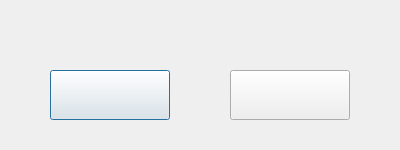
<?xml version="1.0" encoding="UTF-8"?>
<ui version="4.0">
 <class>Quitswitch</class>
 <widget class="QDialog" name="Quitswitch">
  <property name="geometry">
   <rect>
    <x>0</x>
    <y>0</y>
    <width>400</width>
    <height>150</height>
   </rect>
  </property>
  <property name="windowTitle">
   <string>Dialog</string>
  </property>
  <property name="windowIcon">
   <iconset resource="index.qrc">
    <normaloff>:/Logo/src/LOGO_QUITSWITCH.png</normaloff>:/Logo/src/LOGO_QUITSWITCH.png</iconset>
  </property>
  <widget class="QPushButton" name="pushButton_switchuser">
   <property name="geometry">
    <rect>
     <x>50</x>
     <y>70</y>
     <width>120</width>
     <height>50</height>
    </rect>
   </property>
   <property name="styleSheet">
    <string notr="true">QPushButton{border-image:url(:/Quitswitch/src/SWITCHUSER_W.png)}
QPushButton:hover{border-image:url(:/Quitswitch/src/SWITCHUSER_P.png) }
QPushButton:pressed{border-image: url(:/Quitswitch/src/SWITCHUSER_C.png)}</string>
   </property>
   <property name="text">
    <string/>
   </property>
  </widget>
  <widget class="QPushButton" name="pushButton_quit">
   <property name="geometry">
    <rect>
     <x>230</x>
     <y>70</y>
     <width>120</width>
     <height>50</height>
    </rect>
   </property>
   <property name="styleSheet">
    <string notr="true">QPushButton{border-image:url(:/Quitswitch/src/QUIT_W.png)}
QPushButton:hover{border-image:url(:/Quitswitch/src/QUIT_P.png) }
QPushButton:pressed{border-image:url(:/Quitswitch/src/QUIT_C.png) }</string>
   </property>
   <property name="text">
    <string/>
   </property>
  </widget>
 </widget>
 <resources>
  <include location="index.qrc"/>
 </resources>
 <connections/>
</ui>
